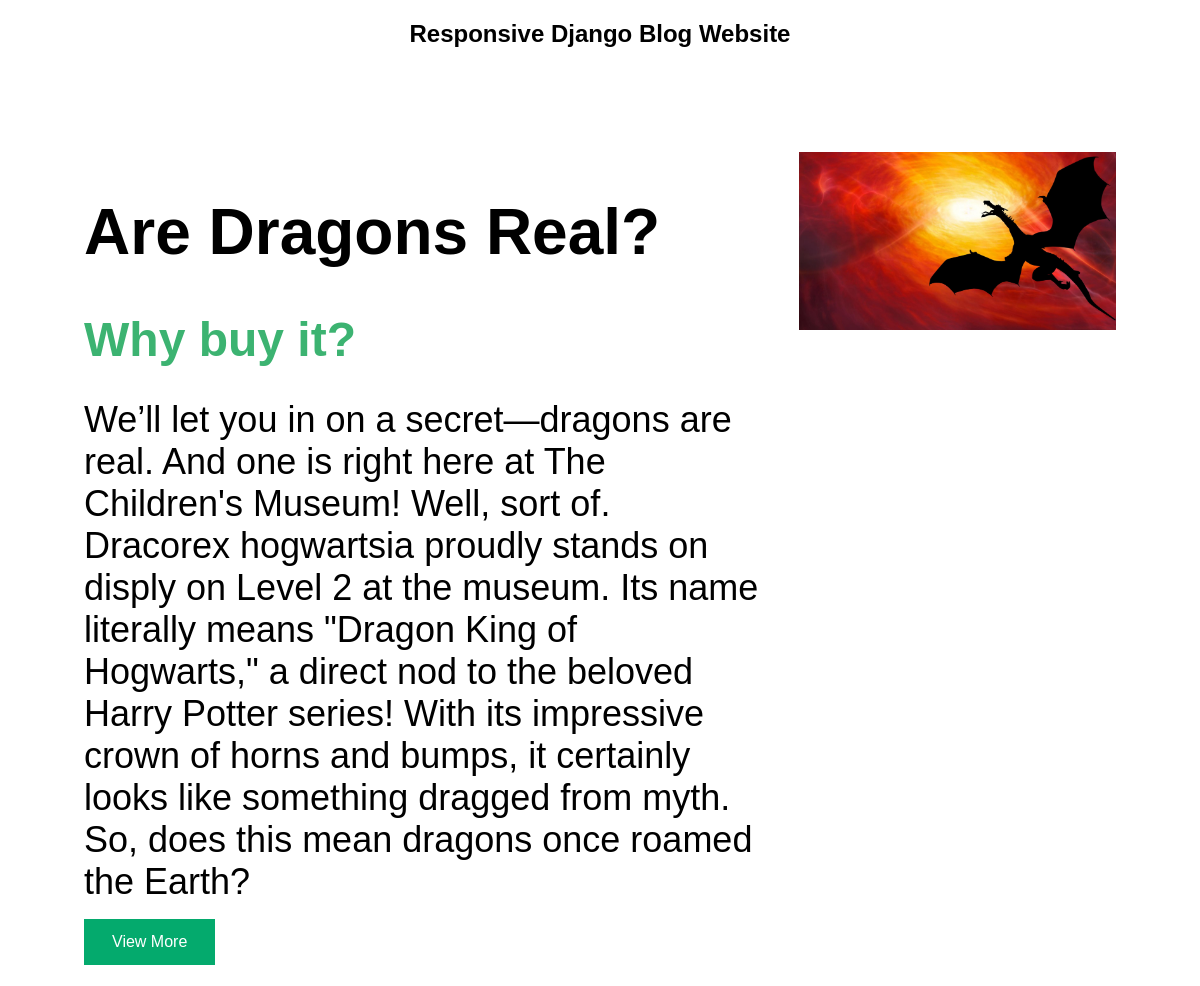
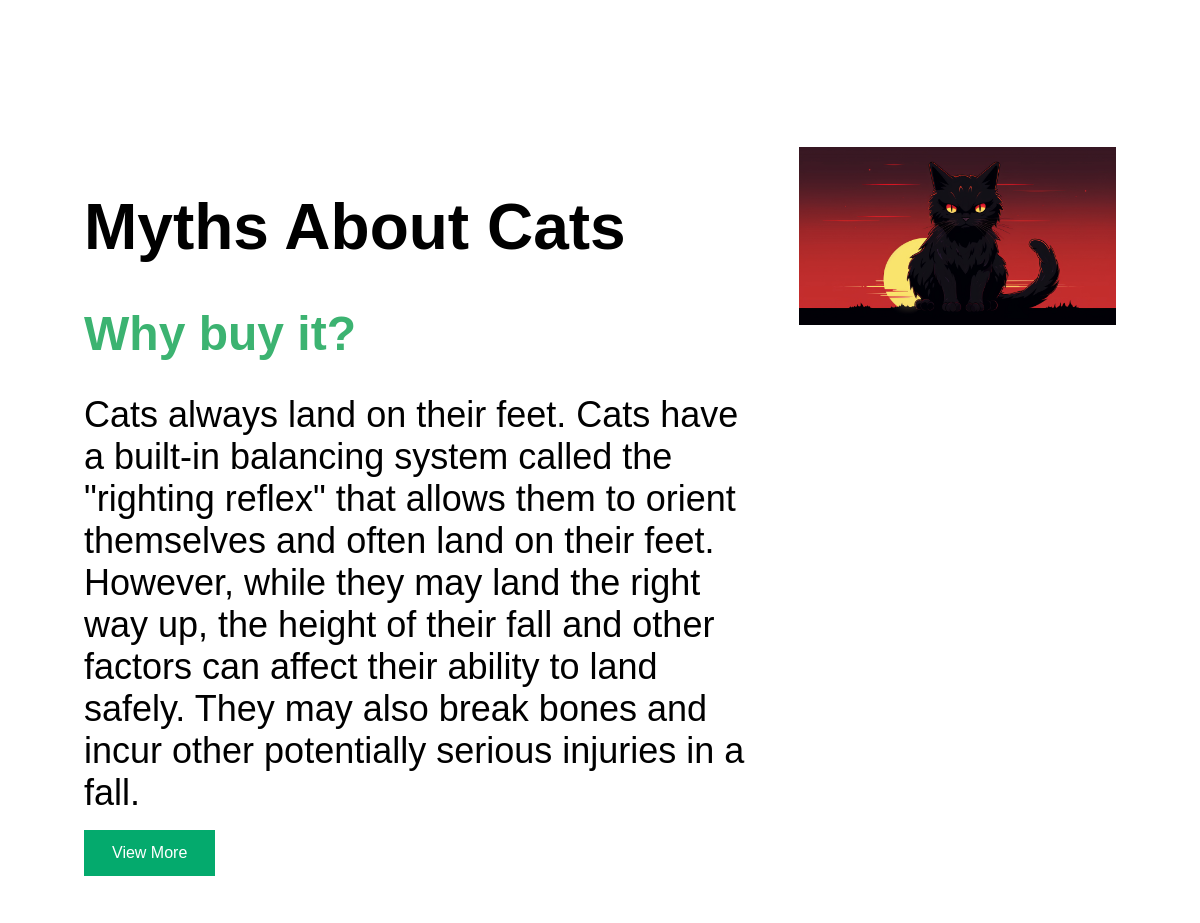
The page / on the database its author committed (2 pictures, top to bottom).
### blog/models.py (models this page shows, shortened)
class Post(models.Model):
    title = models.CharField(max_length=200)
    content = models.TextField()
    created_at = models.DateTimeField(auto_now_add=True)
    image = models.ImageField(upload_to='blog_images/', null=True, blank=True)

### blog/views.py (the view)
# urls.py: path('', post_list, name='post_list'),
def post_list(request):
    posts = Post.objects.all().order_by('-created_at')
    return render(request, 'blog/post_list.html', {'posts': posts})

### blog/templates/blog/post_list.html (shortened to what this page needs)
<!DOCTYPE html>
<html>
<head>
</head>
<body>
<div style="text-align:center">
  <h2>Responsive Django Blog Website</h2>
</div>
 {% for post in posts %}
<div class="container">
  <div class="row">
    <div class="column-66">
      <h1 class="xlarge-font"><b>{{ post.title }}</b></h1>
      <h1 class="large-font" style="color:MediumSeaGreen;"><b>Why buy it?</b></h1>
      <p><span style="font-size:36px">{{ post.content }}</p>
      <button class="button">View More</button>
    </div>
    <div class="column-33">
        {% if post.image %}
                <div><img src="{{ post.image.url }}" width="335" height="471" ></div>
            {% endif %}
    </div>
  </div>
</div>
{% endfor %}
</body>
</html>

### blog/templates/blog/post_list.html (style rules this page uses)
* { box-sizing:border-box; }
body { margin: 0; font-family: Arial, Helvetica, sans-serif; }
.container { padding: 64px; }
.row:after { content: ""; display: table; clear: both }
.column-66 { float: left; width: 66.66666%; padding: 20px; }
.column-33 { float: left; width: 33.33333%; padding: 20px; }
.large-font { font-size: 48px; }
.xlarge-font { font-size: 64px }
.button { border: none; color: white; padding: 14px 28px; font-size: 16px; cursor: pointer; background-color: #04AA6D; }
img { display: block; height: auto; max-width: 100%; }

### rows shown on the page
Post: title "Are Dragons Real?", content "We’ll let you in on a secret—dragons are real. And one is right here at The Children's Museum! Well, sort of. Dracorex hogwartsia proudly stands on disply on Level 2 at the museum. Its name literally means \"Dragon King of Hogwarts,\" a direct nod to the beloved Harry Potter series! With its impressive crown of horns and bumps, it certainly looks like something dragged from myth. So, does this mean dragons once roamed the Earth?", image (picture)
Post: title "Myths About Cats", content "Cats always land on their feet. Cats have a built-in balancing system called the \"righting reflex\" that allows them to orient themselves and often land on their feet. However, while they may land the right way up, the height of their fall and other factors can affect their ability to land safely. They may also break bones and incur other potentially serious injuries in a fall.", image (picture)
